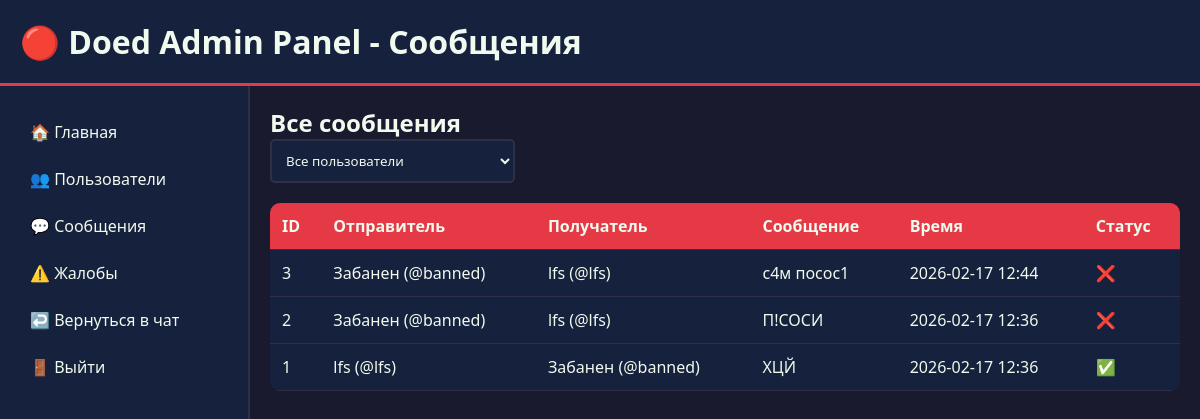
Screenshot of /admin/messages (signed in) with the database file from the repository.
### app/models.py (models this page shows)
class Message(Base):
    __tablename__ = "messages"
    id = Column(Integer, primary_key=True, index=True)
    sender_id = Column(Integer, ForeignKey("users.id", ondelete="CASCADE"))
    receiver_id = Column(Integer, ForeignKey("users.id", ondelete="CASCADE"))
    content = Column(Text, nullable=False)
    timestamp = Column(DateTime, default=datetime.utcnow)
    is_read = Column(Boolean, default=False)
    is_file = Column(Boolean, default=False)
    file_name = Column(String, nullable=True)
    file_path = Column(String, nullable=True)
    file_size = Column(BigInteger, nullable=True)
    file_type = Column(String, nullable=True)
    sender = relationship("User", foreign_keys=[sender_id], back_populates="sent_messages")
    receiver = relationship("User", foreign_keys=[receiver_id], back_populates="received_messages")
    reports = relationship("Report", back_populates="message", cascade="all, delete-orphan")

class User(Base):
    __tablename__ = "users"
    id = Column(Integer, primary_key=True, index=True)
    username = Column(String, unique=True, index=True, nullable=False)
    tag = Column(String, unique=True, index=True, nullable=False)
    email = Column(String, unique=True, index=True, nullable=False)
    hashed_password = Column(String, nullable=False)
    status = Column(String, default="в сети")
    avatar = Column(String, default="👤")  # Эмодзи или путь к картинке
    avatar_type = Column(String, default="emoji")  # 'emoji' или 'image'
    avatar_url = Column(String, nullable=True)  # URL если загружено изображение
    is_admin = Column(Boolean, default=False)
    is_bot = Column(Boolean, default=False)
    created_at = Column(DateTime, default=datetime.utcnow)
    muted_until = Column(DateTime, nullable=True)
    can_only_write_bots = Column(Boolean, default=False)
    sent_messages = relationship("Message", foreign_keys="Message.sender_id", back_populates="sender", cascade="all, delete-orphan")
    received_messages = relationship("Message", foreign_keys="Message.receiver_id", back_populates="receiver", cascade="all, delete-orphan")
    user_contacts = relationship("Contact", foreign_keys="Contact.user_id", back_populates="user", cascade="all, delete-orphan")
    contact_of = relationship("Contact", foreign_keys="Contact.contact_id", back_populates="contact", cascade="all, delete-orphan")
    sent_reports = relationship("Report", foreign_keys="Report.reporter_id", back_populates="reporter", cascade="all, delete-orphan")
    received_reports = relationship("Report", foreign_keys="Report.reported_id", back_populates="reported", cascade="all, delete-orphan")

### app/routers/admin.py (the view)
@router.get("/messages", response_class=HTMLResponse)
async def admin_messages(
    request: Request,
    user_id: Optional[int] = Query(None),
    db: Session = Depends(get_db)
):
    admin = get_current_admin(request, db)
    if not admin:
        return RedirectResponse(url="/")
    query = db.query(models.Message).order_by(desc(models.Message.timestamp))
    if user_id:
        query = query.filter(
            or_(
                models.Message.sender_id == user_id,
                models.Message.receiver_id == user_id
            )
        )
    messages = query.limit(200).all()
    users = db.query(models.User).all()
    user_dict = {user.id: user for user in users}
    return templates.TemplateResponse("admin_messages.html", {
        "request": request,
        "admin": admin,
        "messages": messages,
        "users": users,
        "user_dict": user_dict,
        "selected_user": user_id
    })

### templates/admin_messages.html (shortened to what this page needs)
<!DOCTYPE html>
<html lang="ru">
<head>
</head>
<body>
    <div class="header">
        <h1>🔴 Doed Admin Panel - Сообщения</h1>
    </div>
    <div class="container">
        <div class="sidebar">
            <a href="/admin/">🏠 Главная</a>
            <a href="/admin/users">👥 Пользователи</a>
            <a href="/admin/messages">💬 Сообщения</a>
            <a href="/admin/reports">⚠️ Жалобы</a>
            <a href="/chat">↩️ Вернуться в чат</a>
            <a href="/logout">🚪 Выйти</a>
        </div>
        <div class="content">
            <h2>Все сообщения</h2>
            <form class="filter-form" method="get">
                <select name="user_id" class="filter-select" onchange="this.form.submit()">
                    <option value="">Все пользователи</option>
                </select>
            </form>
            <table class="table">
                <thead>
                    <tr>
                        <th>ID</th>
                        <th>Отправитель</th>
                        <th>Получатель</th>
                        <th>Сообщение</th>
                        <th>Время</th>
                        <th>Статус</th>
                    </tr>
                </thead>
                <tbody>
                    {% for msg in messages %}
                    <tr>
                        <td>{{ msg.id }}</td>
                        <td>
                            {% set sender = user_dict.get(msg.sender_id) %}
                            {% if sender %}
                                {{ sender.username }} (@{{ sender.tag }})
                            {% else %}
                                [Удален]
                            {% endif %}
                        </td>
                        <td>
                            {% set receiver = user_dict.get(msg.receiver_id) %}
                            {% if receiver %}
                                {{ receiver.username }} (@{{ receiver.tag }})
                            {% else %}
                                [Удален]
                            {% endif %}
                        </td>
                        <td class="message-preview" title="{{ msg.content }}">
                            {% if msg.is_file %}
                                📁 {{ msg.file_name }}
                            {% else %}
                                {{ msg.content }}
                            {% endif %}
                        </td>
                        <td>{{ msg.timestamp.strftime('%Y-%m-%d %H:%M') }}</td>
                        <td>{% if msg.is_read %}✅{% else %}❌{% endif %}</td>
                    </tr>
                    {% endfor %}
                </tbody>
            </table>
        </div>
    </div>
</body>
</html>

### templates/admin_messages.html (style rules this page uses)
* { margin:0;padding:0;box-sizing:border-box;font-family:'Segoe UI',sans-serif; }
:root { --red:#e63946;--dark-red:#d00000;--blue:#4a6fa5;--dark:#1a1a2e; --light:#16213e;--text:#f1faee;--gray:#a8dadc;--border:#2d3047; }
body { background:var(--dark);color:var(--text); }
.header { background:var(--light);padding:20px;border-bottom:3px solid var(--red); }
.container { display:flex;min-height:100vh; }
.sidebar { width:250px;background:var(--light);padding:20px;border-right:2px solid var(--border); }
.sidebar a { display:block;color:var(--text);text-decoration:none;padding:10px;margin:5px 0;border-radius:5px; }
.content { flex:1;padding:20px; }
.filter-form { margin-bottom:20px;display:flex;gap:10px; }
.filter-select { padding:10px;background:var(--light);border:2px solid var(--border);color:var(--text);border-radius:5px; }
.table { width:100%;border-collapse:collapse;background:var(--light);border-radius:10px;overflow:hidden; }
.table th,.table td { padding:12px;text-align:left;border-bottom:1px solid var(--border); }
.table th { background:var(--red); }
.message-preview { max-width:300px;overflow:hidden;text-overflow:ellipsis;white-space:nowrap; }

### rows the page displays
Message: id "3", content "с4м посос1", timestamp "2026-02-17 12:44"
User: username "Забанен", tag "banned"
User: username "lfs", tag "lfs"
Message: id "2", content "П!СОСИ", timestamp "2026-02-17 12:36"
Message: id "1", content "ХЦЙ", timestamp "2026-02-17 12:36"
